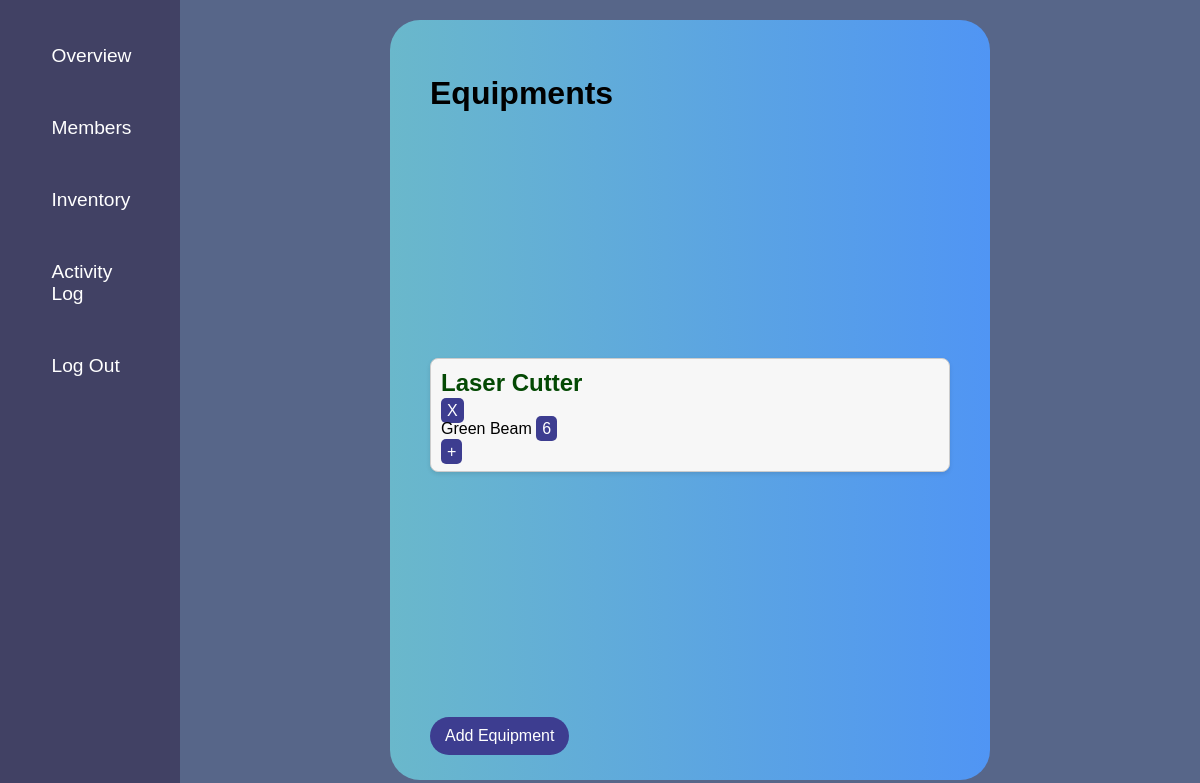
Page /a_equipment/ (signed in) on the earlier database version.
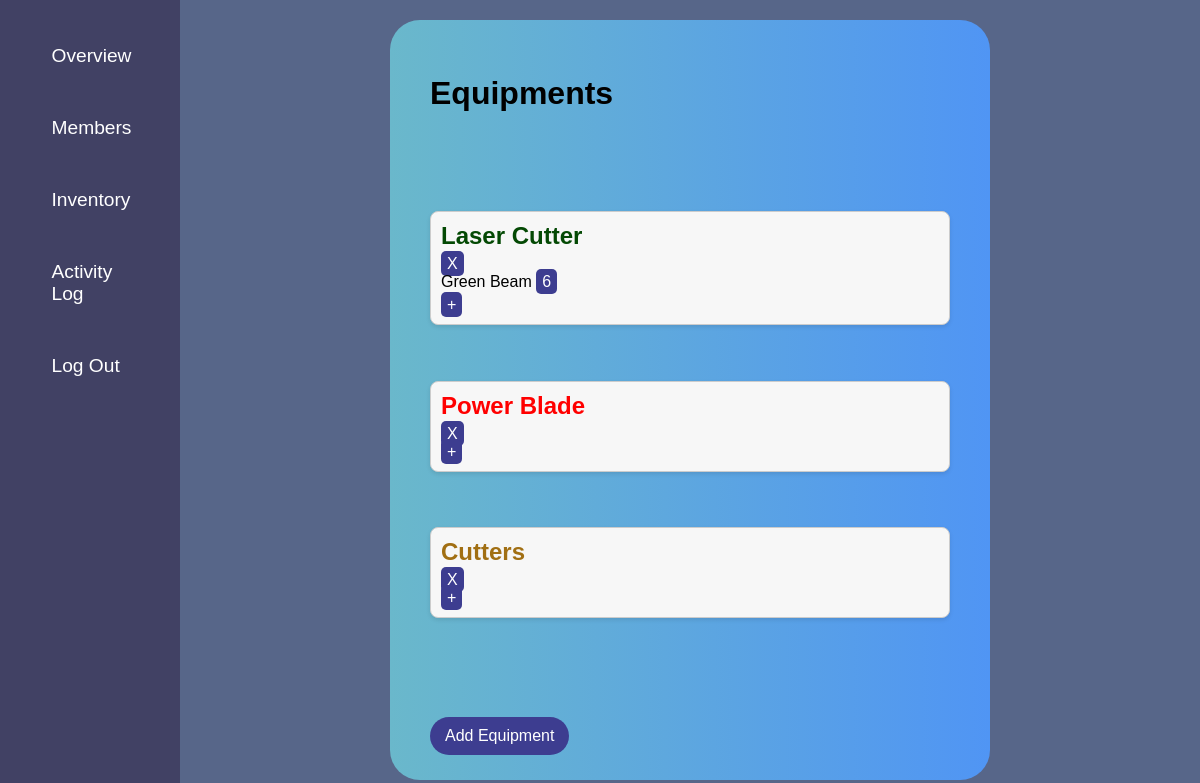
Same page on the later database version.
### equ/models.py (models this page shows, shortened)
class Equipment(models.Model):
    CONDITION_CHOICES = [
        ('Excellent', 'Excellent'),
        ('Good', 'Good'),
        ('Poor', 'Poor'),
        ('Bad', 'Bad'),
    ]
    name = models.CharField(max_length=100)
    lab = models.ForeignKey('Lab', on_delete=models.CASCADE, related_name='equipments')
    condition = models.CharField(max_length=20, choices=CONDITION_CHOICES, default='Good')

class Material(models.Model):
    equipment = models.ForeignKey(Equipment, on_delete=models.CASCADE,null=True,blank=True,default=None)
    stock = models.IntegerField(null=True,blank=True)
    name = models.CharField(max_length=100)

### equ/views.py (the view)
# urls.py: path('a_equipment/',views.a_equipment,name="a_equipment"),
@login_required
@admin_required
def a_equipment(request):
    user = request.user
    lab = Lab.objects.get(lab_admin=user)
    equipment = Equipment.objects.filter(lab=lab)
    equipment = equipment.prefetch_related('material_set')
    context = {'equipments':equipment}
    return render(request, 'equ/a_equipment.html',context)

### equ/views.py (called while the page is built)
def admin_required(function):
    decorator = user_passes_test(lambda user: user.groups.filter(name='admin').exists())
    return decorator(function)

### equ/templates/equ/a_equipment.html
{% extends "equ/a_base.html" %}
{% block content %}
<div class="my_projects" style="padding: 20px;">
  <h1>Equipments</h1>
  <br>
{% for equipment in equipments %}
<div class="equip_container">
    <h2 class="{{ equipment.condition|lower }}">{{ equipment.name }}</h2>
    <a href="{% url 'a_remove_equipment' equipment.pk %}" style="padding: 4px 6px; border: none; border-radius: 5px;">X</a>
    <ul>
      {% for material in equipment.material_set.all %}
        <li>{{ material.name }} <a href="{% url 'a_add_stock' material.pk %}" style="padding: 4px 6px; border: none; border-radius: 5px;">{{material.stock}} </a></li>
      {% endfor %}
      </ul>
  <a href="{% url 'a_add_material' equipment.pk %}" style="padding: 4px 6px; border: none; border-radius: 5px;">+</a>
  <br>
</div>
{% endfor %}
<br>
<a href="{% url 'a_add_equipment' %}" class="btn-uproject">Add Equipment</a>
</div>
{% endblock content %}

Differences in the rows shown:
added Equipment: name "Power Blade"
added Equipment: name "Cutters"
